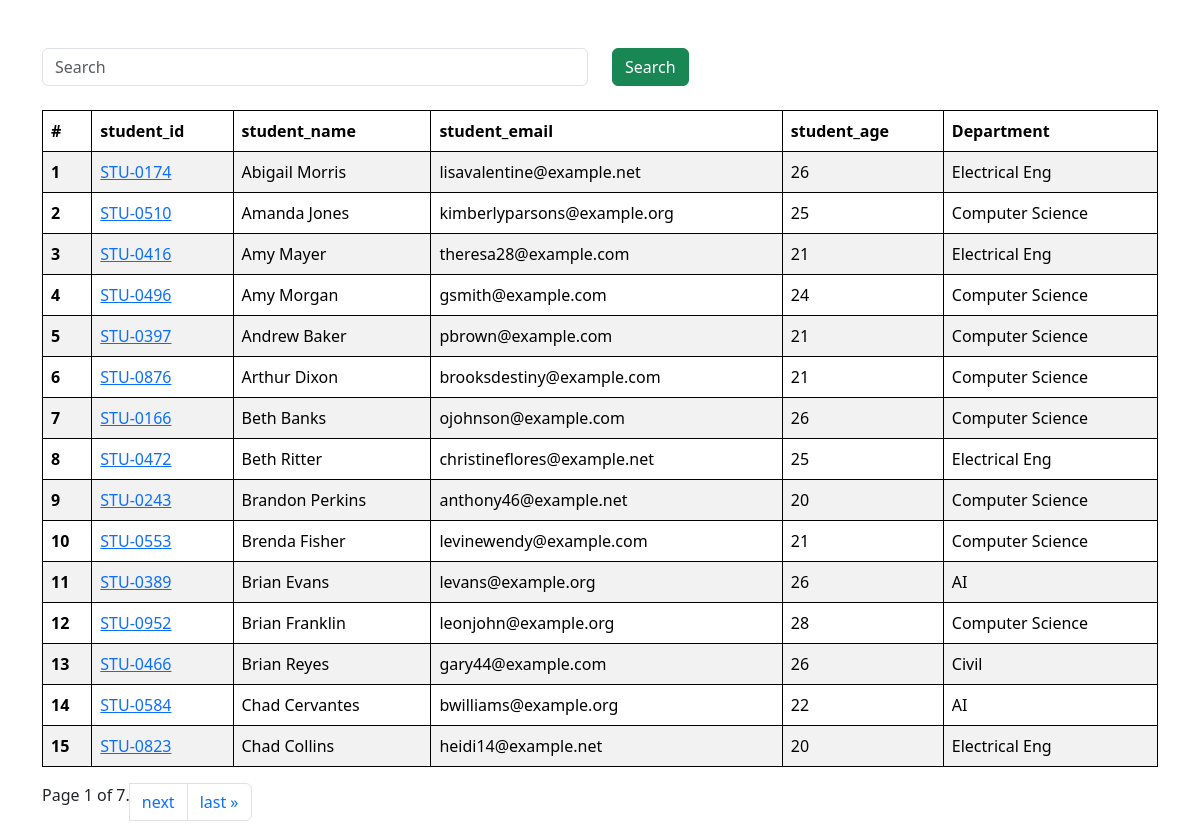
The page /students/ on the database its author committed.
### veggie/models.py (models this page shows, shortened)
class Student(models.Model):
    department = models.ForeignKey(
        Department, related_name="depart", on_delete=models.CASCADE
    )
    student_id = models.OneToOneField(
        StudentID, related_name="studentid", on_delete=models.CASCADE
    )
    student_name = models.CharField(max_length=100)
    student_email = models.EmailField(unique=True)
    student_age = models.IntegerField(default=18)
    student_address = models.TextField()
    is_deleted = models.BooleanField(default=False)
    objects = StudentManager()
    admin_objects = models.Manager()
    class Meta:
        ordering = ["student_name"]
        verbose_name = "student"

class StudentID(models.Model):
    student_id = models.CharField(max_length=100)
    def __str__(self):
        return self.student_id

class Department(models.Model):
    department = models.CharField(max_length=50)
    class Meta:
        ordering = ["department"]

### accounts/views.py (the view, shortened to what this page needs)
# urls.py: path("students/", get_students, name="students"),
def get_students(request):
    query_set = Student.objects.all()
    paginator = Paginator(query_set, 15)
    page_number = request.GET.get("page", 1)
    page_obj = paginator.get_page(page_number)
    return render(request, "report/students.html", {"query_set": page_obj})

### veggie/models.py (called while the page is built)
    def get_queryset(self) -> models.QuerySet:
        return super().get_queryset().filter(is_deleted=False)

### accounts/templates/report/students.html (shortened to what this page needs)
<!DOCTYPE html>
<html lang="en">
<head>
    <link href="https://cdn.jsdelivr.net/npm/bootstrap@5.3.3/dist/css/bootstrap.min.css" rel="stylesheet">
</head>
<body>
    <div class='container mt-5'>
    <form class'mb-4'>
       <div class='row'>
        <div class='col-md-6'>
            <input class='form-control' name='search' placeholder='Search'>
            <br>
        </div>
        <div class='col-md-6'>
            <button class="btn btn-success">Search</button>
        </div>
        </div>
    </form>
      <table class="table table-striped">
        <thead>
          <tr>
            <th scope="col">#</th>
            <th scope="col">student_id</th>
            <th scope="col">student_name</th>
            <th scope="col">student_email</th>
            <th scope="col">student_age</th>
            <th scope="col">Department</th>
          </tr>
        </thead>
        <tbody>
            {% for student in query_set%}
          <tr>
            <th scope="row">{{forloop.counter}}</th>
            <td>
            <a href="{% url 'marks' student.student_id%}">{{student.student_id}}</a>
            </td>
            <td>{{student.student_name}}</td>
            <td>{{student.student_email}}</td>
            <td>{{student.student_age}}</td>
            <td>{{student.department.department}}</td>
          </tr>
          {% endfor %}
        </tbody>
      </table>
      <nav aria-label="Page navigation example">
        <ul class="pagination">
            <span class="current">
                Page {{ query_set.number }} of {{ query_set.paginator.num_pages }}.
            </span>
            {% if query_set.has_next %}
            <li class="page-item"><a class="page-link" href="?page={{ query_set.next_page_number }}">next</a></li>
            <li class="page-item"><a class="page-link" href="?page={{ query_set.paginator.num_pages }}">last &raquo;</a></li>
            {% endif %}
    </ul>
    </nav>
    </div>
</body>
</html>

### accounts/templates/report/students.html (style rules this page uses)
table, th, td { border: 1px solid; }

### rows shown on the page
Student: student_id "STU-0174", student_name "Abigail Morris", student_email "lisavalentine@example.net", student_age "26", department.department "Electrical Eng"
Student: student_id "STU-0510", student_name "Amanda Jones", student_email "kimberlyparsons@example.org", student_age "25", department.department "Computer Science"
Student: student_id "STU-0416", student_name "Amy Mayer", student_email "theresa28@example.com", student_age "21", department.department "Electrical Eng"
Student: student_id "STU-0496", student_name "Amy Morgan", student_email "gsmith@example.com", student_age "24", department.department "Computer Science"
Student: student_id "STU-0397", student_name "Andrew Baker", student_email "pbrown@example.com", student_age "21", department.department "Computer Science"
Student: student_id "STU-0876", student_name "Arthur Dixon", student_email "brooksdestiny@example.com", student_age "21", department.department "Computer Science"
Student: student_id "STU-0166", student_name "Beth Banks", student_email "ojohnson@example.com", student_age "26", department.department "Computer Science"
Student: student_id "STU-0472", student_name "Beth Ritter", student_email "christineflores@example.net", student_age "25", department.department "Electrical Eng"
Student: student_id "STU-0243", student_name "Brandon Perkins", student_email "anthony46@example.net", student_age "20", department.department "Computer Science"
Student: student_id "STU-0553", student_name "Brenda Fisher", student_email "levinewendy@example.com", student_age "21", department.department "Computer Science"
Student: student_id "STU-0389", student_name "Brian Evans", student_email "levans@example.org", student_age "26", department.department "AI"
Student: student_id "STU-0952", student_name "Brian Franklin", student_email "leonjohn@example.org", student_age "28", department.department "Computer Science"
Student: student_id "STU-0466", student_name "Brian Reyes", student_email "gary44@example.com", student_age "26", department.department "Civil"
Student: student_id "STU-0584", student_name "Chad Cervantes", student_email "bwilliams@example.org", student_age "22", department.department "AI"
Student: student_id "STU-0823", student_name "Chad Collins", student_email "heidi14@example.net", student_age "20", department.department "Electrical Eng"

### other values the page prints
{{ query_set.number }} "1"
{{ query_set.paginator.num_pages }} "7"
